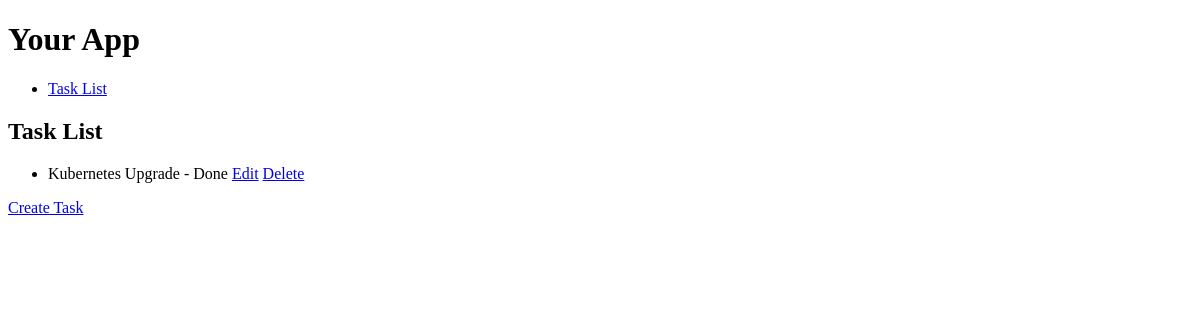
/tasks/, run on an earlier commit of the app's database.
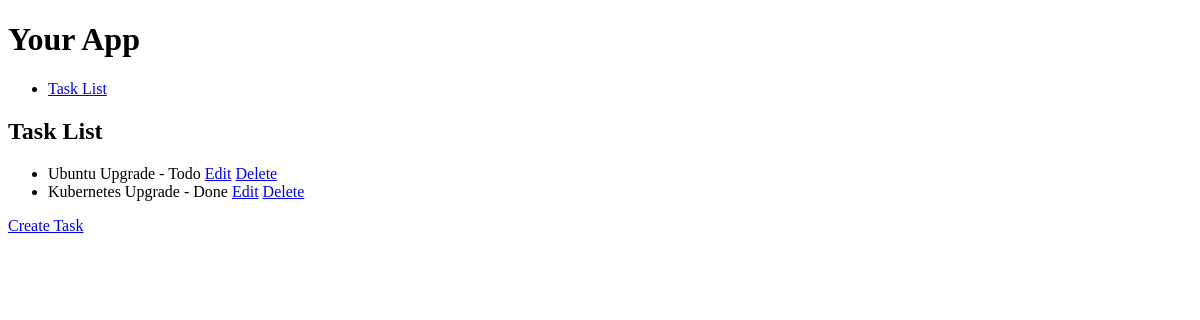
And on a later commit of the database.
### todoapp/models.py (models this page shows, shortened)
class Task(models.Model):
    title = models.CharField(max_length=255)
    description = models.TextField()
    stage_choices = [
        ('todo', 'Todo'),
        ('doing', 'Doing'),
        ('done', 'Done'),
    ]
    stage = models.CharField(max_length=10, choices=stage_choices, default='todo')

### todoapp/views.py (the view)
# urls.py: path('', TaskListView.as_view(), name='task-list'),
class TaskListView(ListView):
    model = Task
    template_name = 'task_list.html'
    ordering=['-id']

### todoapp/templates/task_list.html
{% extends 'base.html' %}
{% block content %}
  <h2>Task List</h2>
  <ul>
    {% for task in object_list %}
      <li>{{ task.title }} - {{ task.get_stage_display }}
        <a href="{% url 'task-update' task.pk %}">Edit</a>
        <a href="{% url 'task-delete' task.pk %}">Delete</a>
      </li>
    {% endfor %}
  </ul>
  <a href="{% url 'task-create' %}">Create Task</a>
{% endblock %}

### todoapp/templates/base.html (shortened to what this page needs)
<!DOCTYPE html>
<html lang="en">
<head>
</head>
<body>
    <header>
        <h1>Your App</h1>
        <nav>
            <ul>
                <li><a href="{% url 'task-list' %}">Task List</a></li>
            </ul>
        </nav>
    </header>
    <main>
        {% block content %}{% endblock %}
    </main>
</body>
</html>

What changed in the data, as far as the page shows it:
added Task: title "Ubuntu Upgrade", stage "Todo"
